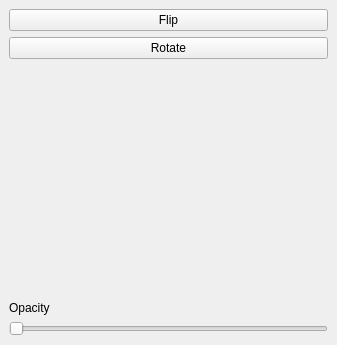
<?xml version="1.0" encoding="UTF-8"?>
<ui version="4.0">
 <class>MainWindow</class>
 <widget class="QMainWindow" name="MainWindow">
  <property name="geometry">
   <rect>
    <x>0</x>
    <y>0</y>
    <width>337</width>
    <height>345</height>
   </rect>
  </property>
  <property name="windowTitle">
   <string>MainWindow</string>
  </property>
  <widget class="QWidget" name="centralwidget">
   <layout class="QVBoxLayout" name="verticalLayout">
    <item>
     <widget class="QPushButton" name="pushButton">
      <property name="text">
       <string>Flip</string>
      </property>
     </widget>
    </item>
    <item>
     <widget class="QPushButton" name="pushButton_2">
      <property name="text">
       <string>Rotate</string>
      </property>
     </widget>
    </item>
    <item>
     <spacer name="verticalSpacer">
      <property name="orientation">
       <enum>Qt::Vertical</enum>
      </property>
      <property name="sizeHint" stdset="0">
       <size>
        <width>20</width>
        <height>40</height>
       </size>
      </property>
     </spacer>
    </item>
    <item>
     <widget class="QLabel" name="label">
      <property name="text">
       <string>Opacity</string>
      </property>
     </widget>
    </item>
    <item>
     <widget class="QSlider" name="horizontalSlider">
      <property name="orientation">
       <enum>Qt::Horizontal</enum>
      </property>
     </widget>
    </item>
   </layout>
  </widget>
 </widget>
 <resources/>
 <connections/>
</ui>
